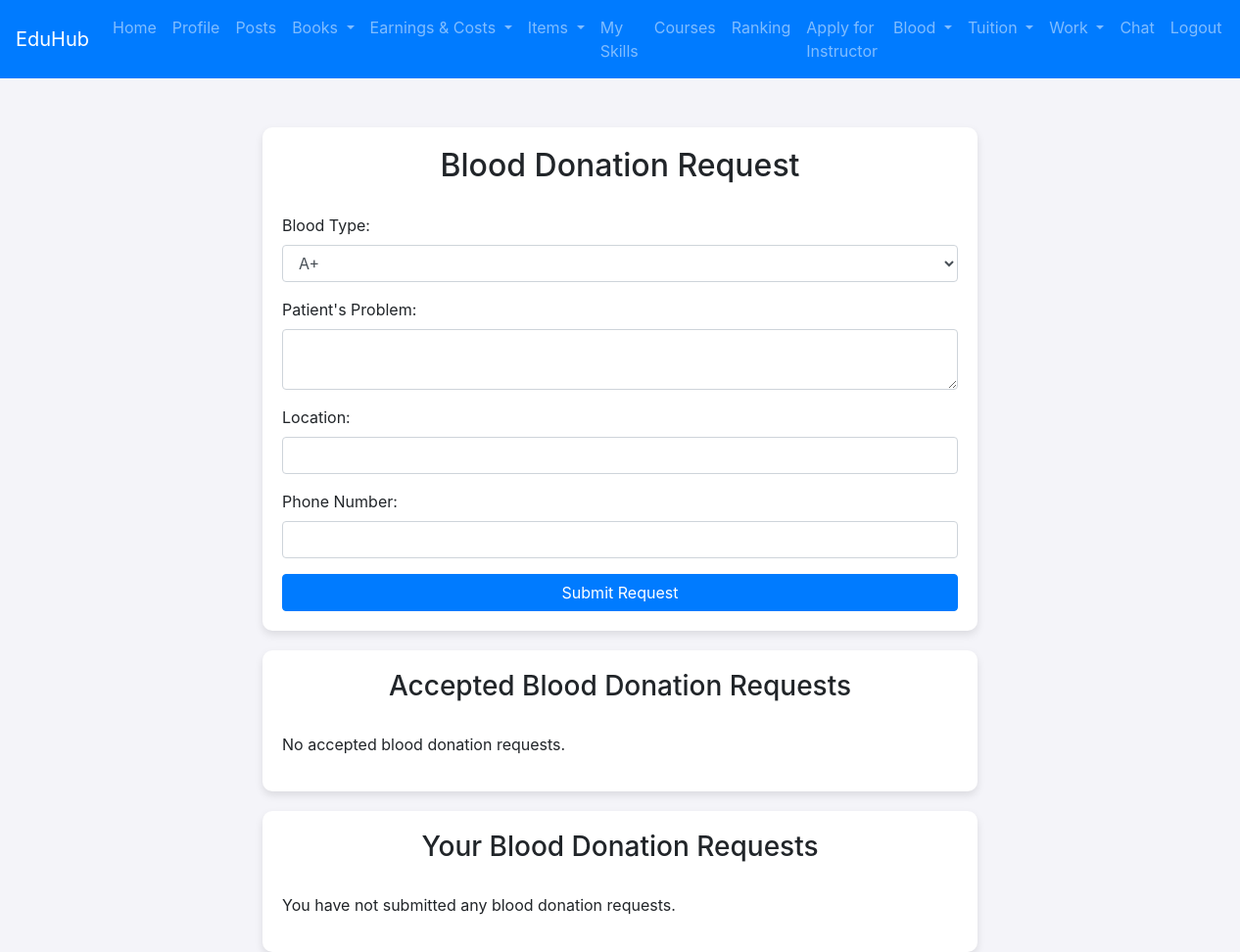
The page /blood.php on the database as committed earlier.
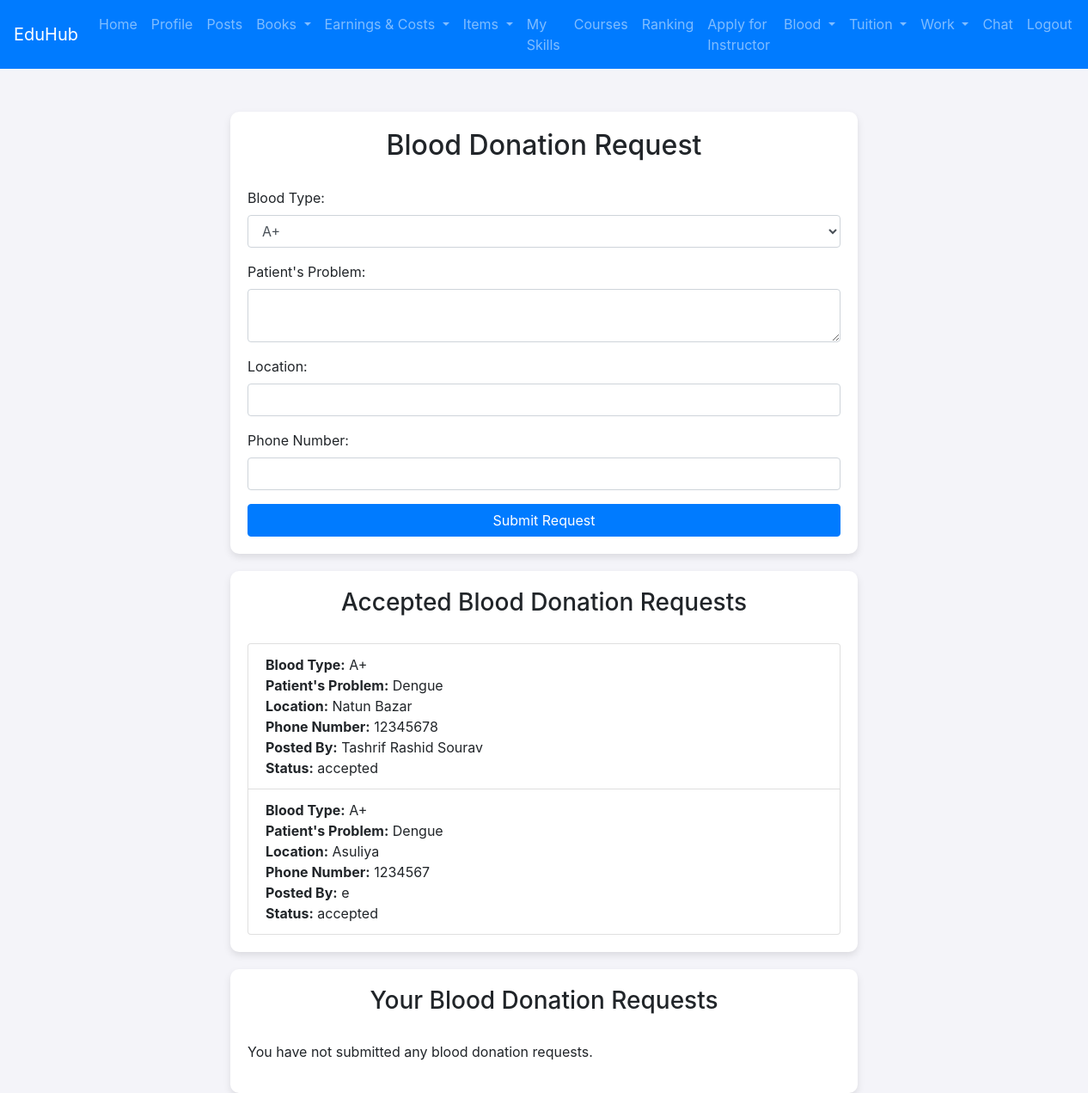
The same page on the database as committed later.
### tables this page shows
CREATE TABLE `blood_donation` (
  `request_id` int(11) NOT NULL,
  `student_id` int(11) DEFAULT NULL,
  `blood_type` enum('A+','A-','B+','B-','AB+','AB-','O+','O-') DEFAULT NULL,
  `request_date` timestamp NOT NULL DEFAULT current_timestamp(),
  `patient_problem` text DEFAULT NULL,
  `location` varchar(255) DEFAULT NULL,
  `phone_number` varchar(15) DEFAULT NULL,
  `status` enum('pending','accepted','denied') DEFAULT 'pending'
);

CREATE TABLE `students` (
  `student_id` int(11) NOT NULL,
  `name` varchar(100) DEFAULT NULL,
  `email` varchar(100) DEFAULT NULL,
  `password` varchar(255) DEFAULT NULL,
  `profile_rank` decimal(3,2) DEFAULT NULL,
  `career_guidance` text DEFAULT NULL,
  `personalized_suggestions` text DEFAULT NULL,
  `created_at` timestamp NOT NULL DEFAULT current_timestamp(),
  `isadmin` enum('yes','no') DEFAULT 'no',
  `profile_picture` varchar(255) DEFAULT NULL
);

### blood.php (the view, shortened to what the changed rows need)
<?php
include 'db_connect.php';
$accepted_sql = "SELECT bd.*, s.name FROM blood_donation bd
                 JOIN students s ON bd.student_id = s.student_id
                 WHERE bd.status = 'accepted'";
$accepted_result = mysqli_query($conn, $accepted_sql);
?>
<!DOCTYPE html>
<html lang="en">
<head>
    <link href="https://stackpath.bootstrapcdn.com/bootstrap/4.5.2/css/bootstrap.min.css" rel="stylesheet">
</head>
<body>
    <div class="container content-container">
        <div class="row justify-content-center">
            <div class="col-md-8">
                <div class="form-container">
                    <h2 class="section-header">Blood Donation Request</h2>
                </div>
                <div class="request-list">
                    <h3 class="section-header">Accepted Blood Donation Requests</h3>
                    <?php if (mysqli_num_rows($accepted_result) > 0): ?>
                        <ul class="list-group">
                            <?php while ($row = mysqli_fetch_assoc($accepted_result)): ?>
                                <li class="list-group-item">
                                    <strong>Blood Type:</strong> <?= htmlspecialchars($row['blood_type']) ?><br>
                                    <strong>Patient's Problem:</strong> <?= htmlspecialchars($row['patient_problem']) ?><br>
                                    <strong>Location:</strong> <?= htmlspecialchars($row['location']) ?><br>
                                    <strong>Phone Number:</strong> <?= htmlspecialchars($row['phone_number']) ?><br>
                                    <strong>Posted By:</strong> <?= htmlspecialchars($row['name']) ?><br>
                                    <strong>Status:</strong> <?= htmlspecialchars($row['status']) ?><br>
                                </li>
                            <?php endwhile; ?>
                        </ul>
                    <?php else: ?>
                        <p>No accepted blood donation requests.</p>
                    <?php endif; ?>
                </div>
            </div>
        </div>
    </div>
</body>
</html>

Rows that differ between the two databases and show on the page:
added blood_donation: blood_type "A+", patient_problem "Dengue", location "Natun Bazar", phone_number "12345678", student.name "Tashrif Rashid Sourav", status "accepted"
added blood_donation: blood_type "A+", patient_problem "Dengue", location "Asuliya", phone_number "1234567", student.name "e", status "accepted"
Other text that changed with them:
text no longer shown: "No accepted blood donation requests."
